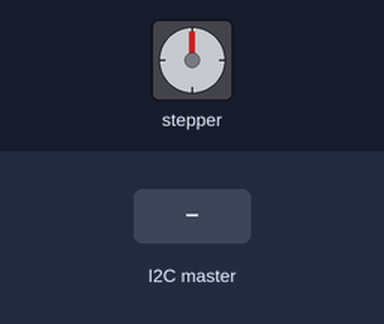
This sketch was run on a simulated Arduino Uno, built with avr-gcc and run on an emulated ATmega328P. Parts: stepper motor. The test bench sets the inputs (shaded band). Stepper angles assume 800 steps per turn; what the sketch prints to the serial monitor is not drawn.

Above: at 1.2 s.
1.3 s: the I2C master sends the byte 1
2.8 s: the I2C master sends the byte 0
Timing chart, 0 to 5.8 s (numbered marks = the images above; inputs shaded):
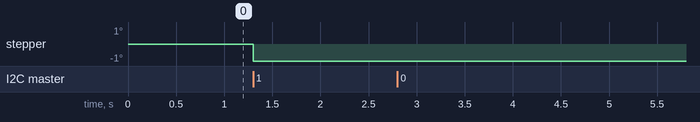

The sketch:

WireSlave_stepperlib.ino
```cpp
// Wire Slave Receiver

#include <Wire.h>
#include <Stepper.h>

void setup() {
  Wire.begin(8);                // join i2c bus with address #8
  Wire.onReceive(receiveEvent); // register event
  Serial.begin(9600);           // start serial for output
}

int16_t step1,step2,step3,step4,step5,step6;
int16_t rpm1,rpm2,rpm3,rpm4,rpm5,rpm6;
byte s11,s12,s21,s22,s31,s32,s41,s42,s51,s52,s61,s62;
byte r11,r12,r21,r22,r31,r32,r41,r42,r51,r52,r61,r62;

const int stepsPerRevolution = 800;
Stepper stepper3(stepsPerRevolution,9,11);
int countz=0;
void loop() {
  delay(100);
}

// function that executes whenever data is received from master
// this function is registered as an event, see setup()
void receiveEvent(int bytesReceived) {
    s11=Wire.read(); s12=Wire.read(); s21=Wire.read(); s22=Wire.read(); s31=Wire.read(); s32=Wire.read(); s41=Wire.read(); s42=Wire.read(); s51=Wire.read(); s52=Wire.read(); s61=Wire.read(); s62=Wire.read();
    r11=Wire.read(); r12=Wire.read(); r21=Wire.read(); r22=Wire.read(); r31=Wire.read(); r32=Wire.read(); r41=Wire.read(); r42=Wire.read(); r51=Wire.read(); r52=Wire.read(); r61=Wire.read(); r62=Wire.read();
    step1=s11; step1=(step1<<8)|s12; step2=s21; step2=(step2<<8)|s22; step3=s31; step3=(step3<<8)|s32;
    step4=s41; step4=(step4<<8)|s42; step5=s51; step5=(step5<<8)|s52; step6=s61; step6=(step6<<8)|s62;
    rpm1=r11; rpm1=(rpm1<<8)|r12; rpm2=r21; rpm2=(rpm2<<8)|r22; rpm3=r31; rpm3=(rpm3<<8)|r32;
    rpm4=r41; rpm4=(rpm4<<8)|r42; rpm5=r51; rpm5=(rpm5<<8)|r52; rpm6=r61; rpm6=(rpm6<<8)|r62;

  Serial.println("Reading");
  Serial.print("STEPS:   ");
  Serial.println(step3);
  //Serial.print(step1); Serial.print(" "); Serial.print(step2); Serial.print(" "); Serial.print(step3); Serial.print(" "); Serial.print(step4); Serial.print(" "); Serial.print(step5); Serial.print(" "); Serial.println(step6);
  Serial.print("RPM:     ");
  Serial.println(rpm3);
  //Serial.print(rpm1); Serial.print(" "); Serial.print(rpm2); Serial.print(" "); Serial.print(rpm3); Serial.print(" "); Serial.print(rpm4); Serial.print(" "); Serial.print(rpm5); Serial.print(" "); Serial.println(rpm6);
  //Serial.println(" ");
  stepper3.setSpeed(rpm3);
  stepper3.step(step3);
  Serial.println(countz);
  countz++;
  Serial.println("Delaying...");
  delay(2000);
  Serial.println("Delayed");

}
```

Measured:
- after the input at 2.8 s, every drawn part: stays the same
